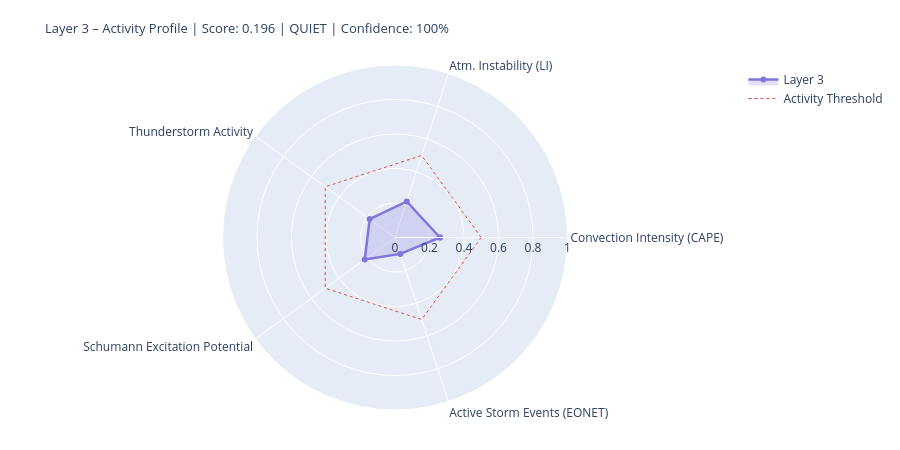

The notebook cell this image was saved under:
### Markdown cell above
---
## 4. State Assessment & Handoff to Layer 4/5

### Code cell
# ============================================================
# LAYER-3-SCORE
# Five dynamic components
# ============================================================

def norm(v, lo, hi):
    if v is None or (isinstance(v, float) and math.isnan(v)): return None
    return round(max(0.0, min(1.0, (v - lo) / (hi - lo))), 4)

# --- 1) Convection intensity (global CAPE mean) ---
cape_mean = df_atm['cape'].dropna().mean() if not df_atm.empty else None
conv_score = norm(cape_mean, 0, 3000)
conv_src   = 'primary' if cape_mean is not None else 'missing'

# --- 2) Atmospheric instability (LI mean) ---
li_mean   = df_atm['li'].dropna().mean() if not df_atm.empty else None
# Negative LI = unstable → higher score
instab_score = norm(-li_mean if li_mean is not None else None, -6, 6)
instab_src   = 'primary' if li_mean is not None else 'missing'

# --- 3) Thunderstorm activity (mean thunder score + WMO count) ---
thunder_mean = df_atm['thunder_score'].mean() if not df_atm.empty else None
n_thunder    = int(df_atm['thunderstorm'].sum()) if not df_atm.empty else 0
thunder_score_val = norm(
    (thunder_mean or 0) * 0.7 + n_thunder * 0.1, 0, 1.0
) if thunder_mean is not None else None
thunder_src = 'primary'

# --- 4) Schumann excitation potential (weighted Schumann contribution) ---
schumann_pot = df_atm['schumann_contribution'].mean() if not df_atm.empty else None
# Boosted by Layer-2 thunderstorm trigger
if schumann_pot is not None and l2_thunder:
    schumann_pot = min(1.0, schumann_pot * 1.2)
schumann_score = norm(schumann_pot, 0, 1.0) if schumann_pot is not None else None
schumann_src   = 'derived'

# --- 5) Storm activity (NASA EONET) ---
# Distinction: None = data not loaded, 0.0 = loaded but no events
storm_score = None
storm_src   = 'missing'
if raw.get('storms') is not None:          # API reached successfully
    storm_score = norm(len(storm_events), 0, 30) if storm_events else 0.0
    storm_src   = 'primary'

# X-Ray and Kp: context only, not in dynamic score
# (X-Ray = Layer-0/4 driver; Kp = geomagnetic index, not a lightning proxy)
xray_context = None
if raw.get('xray'):
    df_xc = pd.DataFrame(raw['xray'])
    fc = next((c for c in df_xc.columns
               if any(k in c.lower() for k in ['flux','long']) and 'time' not in c.lower()),
              df_xc.columns[1])
    df_xc[fc] = pd.to_numeric(df_xc[fc], errors='coerce')
    xray_last = df_xc[fc].dropna().iloc[-1] if not df_xc[fc].dropna().empty else None
    if xray_last:
        xray_class = ('X' if xray_last>=1e-4 else 'M' if xray_last>=1e-5
                      else 'C' if xray_last>=1e-6 else 'B')
        xray_context = {'flux': float(xray_last), 'class': xray_class}
        print(f'X-Ray context: {xray_class}-class ({xray_last:.2e} W/m²)')

# --- Aggregate ---
COMPONENTS = {
    'Convection Intensity (CAPE)':  {'score': conv_score,       'source': conv_src,    'dynamic': True},
    'Atm. Instability (LI)':         {'score': instab_score,     'source': instab_src,  'dynamic': True},
    'Thunderstorm Activity':              {'score': thunder_score_val, 'source': thunder_src, 'dynamic': True},
    'Schumann Excitation Potential':   {'score': schumann_score,   'source': schumann_src,'dynamic': True},
    'Active Storm Events (EONET)': {'score': storm_score,      'source': storm_src,   'dynamic': True},
}

available   = {k: v['score'] for k, v in COMPONENTS.items() if v['score'] is not None}
unavailable = [k for k, v in COMPONENTS.items() if v['score'] is None]
layer3_score = round(sum(available.values()) / len(available), 4) if available else None
confidence   = round(len(available) / len(COMPONENTS), 2)
level = ('unknown' if layer3_score is None
         else 'quiet'   if layer3_score < 0.3
         else 'moderate' if layer3_score < 0.6
         else 'active')
dominant_l3 = max(available, key=available.get) if available else 'none'

# --- Ausgabe ---
W = 68
print('=' * W)
print('LAYER 3 – ATMOSPHERE / WEATHER / THUNDERSTORMS – STATE ASSESSMENT')
print('=' * W)
for name, comp in COMPONENTS.items():
    s = comp['score']
    if s is not None:
        bar = '█' * int(s * 20) + '░' * (20 - int(s * 20))
        print(f'  {name:<36} {bar}  {s:.3f}  [{comp["source"]}]')
    else:
        print(f'  {name:<36} {"─" * 20}  n/a   [missing]')
print('-' * W)
print(f'  Score:        {layer3_score:.3f}  ({len(available)}/{len(COMPONENTS)} components)')
print(f'  Confidence:   {confidence:.0%}')
print(f'  Level:        {level.upper()}')
print(f'  Dominant:     {dominant_l3}')
print(f'  CAPE mean:    {cape_mean:.0f} J/kg' if cape_mean else '  CAPE mean:    n/a')
print(f'  LI mean:      {li_mean:.1f} K' if li_mean is not None else '  LI mean:      n/a')
print(f'  Thunderstorms:{n_thunder} points (WMO)  +  {len(storm_events)} NASA EONET')
print('=' * W)

# Radar
cats   = list(available.keys())
vals_r = list(available.values())
if len(cats) >= 3:
    fig = go.Figure()
    fig.add_trace(go.Scatterpolar(
        r=vals_r + [vals_r[0]], theta=cats + [cats[0]],
        fill='toself', fillcolor='rgba(127,119,221,0.22)',
        line=dict(color='#7F77DD', width=2.5), name='Layer 3'
    ))
    fig.add_trace(go.Scatterpolar(
        r=[0.5] * (len(cats)+1), theta=cats + [cats[0]],
        line=dict(color='#E24B4A', dash='dot', width=1),
        mode='lines', name='Activity Threshold'
    ))
    fig.update_layout(
        title=dict(
            text=f'Layer 3 – Activity Profile | Score: {layer3_score:.3f} | {level.upper()} | Confidence: {confidence:.0%}',
            font=dict(size=13)
        ),
        polar=dict(radialaxis=dict(visible=True, range=[0, 1])),
        height=450, showlegend=True,
        margin=dict(l=60, r=60, t=65, b=40)
    )
    fig.show()

### Figure 1 — Plotly figure (JSON) as saved in the notebook; plotly's stock layout.template omitted (floating-point values rounded to 4 significant figures)
{"data": [{"fill": "toself", "fillcolor": "rgba(127,119,221,0.22)", "line": {"color": "#7F77DD", "width": 2.5}, "name": "Layer 3", "r": [0.2607, 0.22, 0.1814, 0.2168, 0.1, 0.2607], "theta": ["Convection Intensity (CAPE)", "Atm. Instability (LI)", "Thunderstorm Activity", "Schumann Excitation Potential", "Active Storm Events (EONET)", "Convection Intensity (CAPE)"], "type": "scatterpolar"}, {"line": {"color": "#E24B4A", "dash": "dot", "width": 1}, "mode": "lines", "name": "Activity Threshold", "r": [0.5, 0.5, 0.5, 0.5, 0.5, 0.5], "theta": ["Convection Intensity (CAPE)", "Atm. Instability (LI)", "Thunderstorm Activity", "Schumann Excitation Potential", "Active Storm Events (EONET)", "Convection Intensity (CAPE)"], "type": "scatterpolar"}], "layout": {"height": 450, "margin": {"b": 40, "l": 60, "r": 60, "t": 65}, "polar": {"radialaxis": {"range": [0, 1], "visible": true}}, "showlegend": true, "title": {"font": {"size": 13}, "text": "Layer 3 – Activity Profile | Score: 0.196 | QUIET | Confidence: 100%"}}}
